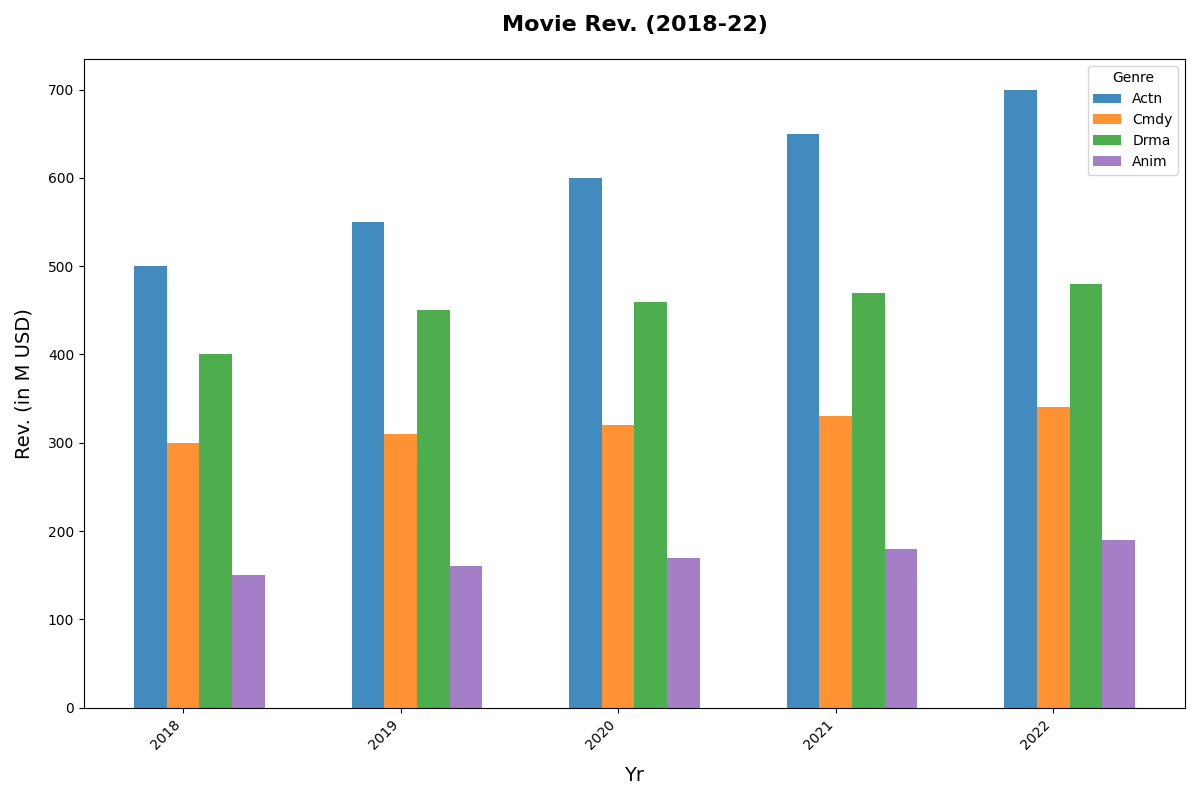

Generate this figure with Python:
import matplotlib.pyplot as plt
import numpy as np

years = np.arange(2018, 2023)
action = np.array([500, 550, 600, 650, 700])
comedy = np.array([300, 310, 320, 330, 340])
drama = np.array([400, 450, 460, 470, 480])
animation = np.array([150, 160, 170, 180, 190])

colors = ['#1f77b4', '#ff7f0e', '#2ca02c', '#9467bd']

fig, ax = plt.subplots(figsize=(12, 8))

bar_width = 0.15
x_indices = np.arange(len(years))

ax.bar(x_indices - bar_width, action, width=bar_width, color=colors[0], alpha=0.85, label='Actn')
ax.bar(x_indices, comedy, width=bar_width, color=colors[1], alpha=0.85, label='Cmdy')
ax.bar(x_indices + bar_width, drama, width=bar_width, color=colors[2], alpha=0.85, label='Drma')
ax.bar(x_indices + 2*bar_width, animation, width=bar_width, color=colors[3], alpha=0.85, label='Anim')

ax.set_title('Movie Rev. (2018-22)', fontsize=16, fontweight='bold', pad=20)
ax.set_xlabel('Yr', fontsize=14, labelpad=10)
ax.set_ylabel('Rev. (in M USD)', fontsize=14, labelpad=10)

ax.set_xticks(x_indices)
ax.set_xticklabels(years, rotation=45, ha='right')
ax.legend(title="Genre")

plt.tight_layout()
plt.show()
